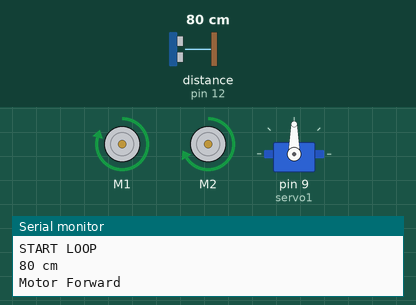
Recording of a sketch running on a simulated Arduino Uno, built with avr-gcc and run on an emulated ATmega328P. On the bench: 2 × DC motor (green arrow = forward, orange = backward, longer = faster), servo, the last lines printed to the serial monitor. The test bench sets the inputs (shaded band); at power-on: distance to the obstacle (sensor on pin 12) 80 cm. The echo pulse lasts 58.3 µs per cm. At 16.5 s the program stops and its outputs stay as they are.

Above: at 5.8 s.
5.9 s: distance to the obstacle (sensor on pin 12) set to 28 cm
8.9 s: distance to the obstacle (sensor on pin 12) set to 22 cm
At 9.8 s:
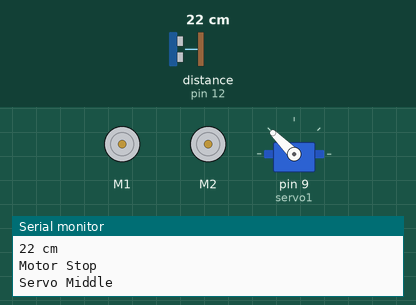
At 13.7 s:
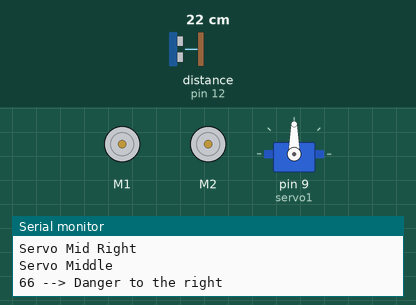
Timing chart, 0 to 15.2 s (numbered marks = the images above; inputs shaded):
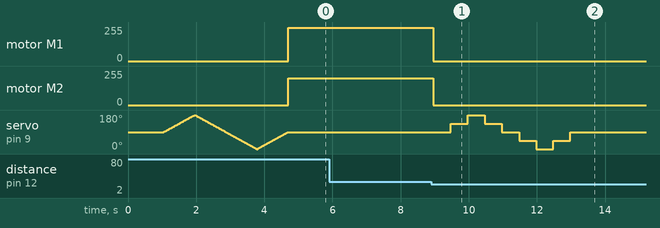

Measured:
- the behaviour switches between 26 and 25 cm on distance to the obstacle (sensor on pin 12) (found by bisection; images 0 and 1)
- after the input at 8.9 s, motor M1: forward 250/255 → stopped after 0.05 s; motor M2: forward 200/255 → stopped after 0.05 s; servo on pin 9 (servo1): 90° → 135° after 0.57 s, → 180° 0.50 s later, → 135° 0.50 s later, → 90° 0.50 s later, … (8 changes in this stretch)

The sketch:

Arduino_MotorShield_Servo_Sensor.ino
```cpp
// Andy's Sensor Robot
//
// Arduino Uno Chip
// Motor shield
// SG90 Micro Servo
// HC-SR04 Untrasonic Sensor
// 2x DC Motors
//


#include <AFMotor.h>
#include <Servo.h>

/*
 * Motor Setup
 */
// Initialise motors
AF_DCMotor motor1(1);
AF_DCMotor motor2(2);

// Motor Speeds
const int fullSpeed = 250;
const int fullSpeedM1 = 250;
const int fullSpeedM2 = 200;
const int halfSpeed = 125;
const int quarterSpeed = 62;
const int stopSpeed= 0;
bool forwarding = true;


/*
 * Helper Methods
 * For Robot Movement
 */
void stopRobot() {
  Serial.println("Motor Stop");
//  motor1.run(BRAKE);
//  motor2.run(BRAKE);
  motor1.setSpeed(stopSpeed);
  motor2.setSpeed(stopSpeed);
  motor1.run(RELEASE);
  motor2.run(RELEASE);
  delay(10);
}

void forwardRobot() {
  Serial.println("Motor Forward");
  motor1.run(FORWARD);
  motor2.run(FORWARD);
  motor1.setSpeed(fullSpeedM1);
  motor2.setSpeed(fullSpeedM2);
}

void forwardLeftRobot() {
  Serial.println("Motor forward Left");
  motor1.run(FORWARD);
  motor2.run(FORWARD);
  motor1.setSpeed(fullSpeed);
  motor2.setSpeed(quarterSpeed);
}

void forwardRightRobot() {
  Serial.println("Motor forward Right");
  motor1.run(FORWARD);
  motor2.run(FORWARD);
  motor1.setSpeed(quarterSpeed);
  motor2.setSpeed(fullSpeed);
}

void reverseRobot() {
  Serial.println("Motor Reverse");
  motor1.run(BACKWARD);
  motor2.run(BACKWARD);
  motor1.setSpeed(fullSpeed);
  motor2.setSpeed(fullSpeed);
}

void reverseLeftRobot() {
  Serial.println("Motor Reverse Left");
  motor1.setSpeed(fullSpeed);
  motor2.setSpeed(quarterSpeed);
  motor1.run(BACKWARD);
  motor2.run(BACKWARD);
}

void reverseRightRobot() {
  Serial.println("Motor Reverse Right");
  motor1.run(BACKWARD);
  motor2.run(BACKWARD);
  motor1.setSpeed(quarterSpeed);
  motor2.setSpeed(fullSpeed);
}

/*
 *  Helper Methods
 *  For Sensor
 */
// Check for significant jumps and outliers in sensor reading
bool outlierCheck(int lastSensorDistance, int thisSensorDistance) {

  // if the difference between measures is greater then 20cm, outlier found
  if ((lastSensorDistance - thisSensorDistance) > 20) {
    return true;
  } else {
    return false;
  }
}


/*
 * Sensor Setup
 */
#include <Ultrasonic.h>
#define TRIGGER_PIN   13
#define ECHO_PIN      12
Ultrasonic ultrasonic(TRIGGER_PIN, ECHO_PIN);
int lastSensorDistance = 0;
int thisSensorDistance = 0;


/*
 *  Servo Setup
 */
Servo servo1;

/*
 * Servo Helper Functions
 * It takes the Servo ~500ms to move from 0 to 180
 */
int servo_full_right() {
  servo1.write(0);
  delay(500);
  Serial.println("Servo Full Right");
  return ultrasonic.Ranging(CM);
}

int servo_mid_right() {
  servo1.write(45);
  delay(500);
  Serial.println("Servo Mid Right");
  return ultrasonic.Ranging(CM);
}

int servo_middle() {
  servo1.write(90);
  delay(500);
  Serial.println("Servo Middle");
  return ultrasonic.Ranging(CM);
}

int servo_mid_left() {
  servo1.write(135);
  delay(500);
  Serial.println("Servo Mid Left");
  return ultrasonic.Ranging(CM);
}

int servo_full_left() {
  servo1.write(180);
  delay(500);
  Serial.println("Servo Full Left");
  return ultrasonic.Ranging(CM);
}

void servo_look_around() {

  int mid = servo_middle();
  int mid_left = servo_mid_left();
  int full_left = servo_full_left();
  servo_mid_left();
  servo_middle();
  int mid_right = servo_mid_right();
  int full_right = servo_full_right();
  servo_mid_right();
  servo_middle();

  if ( (mid + mid_left + full_left) > (mid + mid_right + full_right) ) {
    Serial.print(mid + mid_left + full_left);
    Serial.println(" --> Danger to the left");
  } else {
    Serial.print(mid + mid_right + full_right);
    Serial.println(" --> Danger to the right");
  }

  delay(3000);
  exit(0);

}

void sweep() {

  servo_middle();

  for(int pos = 90; pos <= 180; pos += 1) {
    servo1.write(pos);
    delay(10);
  }

  for(int pos = 180; pos>=0; pos-=1) {
    servo1.write(pos);
    delay(10);
  }

  for(int pos = 0; pos <= 90; pos += 1) {
    servo1.write(pos);
    delay(10);
  }

}

/*
 * Global Setup
 */
void setup() {

  // Set up Serial output
  Serial.begin(9600);
  Serial.println("**********\nMotor Setup...");

  // turn on and stop motors
  Serial.println("Motors on, stop, and release");
  stopRobot();

  // turn on servo and center it
  Serial.println("Servo on, center, and delay");
  servo1.attach(9);
  servo1.write(90);
  delay(500);
  sweep();

  Serial.println("Setup Complete\n**********");
}

/*
 * Main Method
 */
void loop() {
  Serial.println("##########\nSTART LOOP");

  // Copy over last distance
  lastSensorDistance = thisSensorDistance;

  // Get new this distance
  thisSensorDistance = ultrasonic.Ranging(CM);

  // Check for outliers from sensor
  if (outlierCheck(lastSensorDistance, thisSensorDistance)) {
    Serial.println("Outlier found: " + String(thisSensorDistance));
  } else {
    Serial.println(String(thisSensorDistance) + " cm");

    // React if we're closer than 25cm
    if (thisSensorDistance <= 25) {

      // Scan full area here
      stopRobot();
      servo_look_around();


      // If you've been moving forward then stop before reversing
      if (forwarding) {
        Serial.println("Forwarding changed to reversing");
        stopRobot();
        forwarding = false;
//        delay(1000);
      } else {
        Serial.println("Already reversing, continuing reverse");
        reverseLeftRobot();
        delay(500);
      }

    } else {

      // If you've been moving backwards then stop before forwarding
      if (!forwarding) {
        stopRobot();
        forwarding = true;
        Serial.println("Reversing changed to forwarding");
      }

      forwardRobot();

    }

  }

  Serial.println("END LOOP\n##########");
}
```
